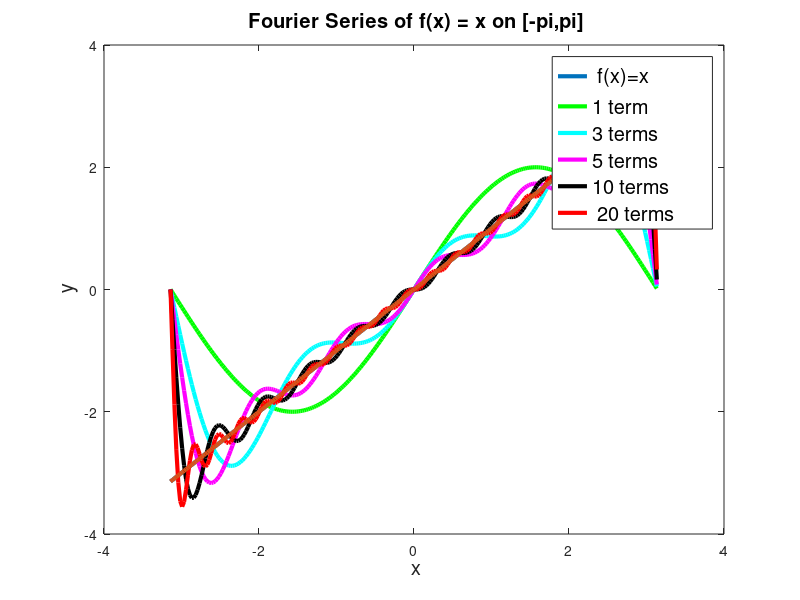

The MATLAB source for this figure:
function Fourier_Series()

%[-L,L]
x=-pi:0.025:pi;

%function, f(x) = x
y=x;

y1 = compute_Series(1,x);
y3 = compute_Series(3,x);
y5= compute_Series(5,x);
y10= compute_Series(10,x);
y20= compute_Series(20,x);

LW = 3;
plot(x,y,'-','LineWidth',LW); hold on;
plot(x,y1,'g-','LineWidth',LW); hold on;
plot(x,y3,'c-','LineWidth',LW); hold on;
plot(x,y5,'m-','LineWidth',LW); hold on;
plot(x,y10,'k-','LineWidth',LW); hold on;
plot(x,y20,'r-','LineWidth',LW); hold on;
plot(x,y,'-','LineWidth',LW); hold on;
title('\fontsize{20} Fourier Series of f(x) = x on [-pi,pi]');
xlabel('\fontsize{20} x');
ylabel('\fontsize{20} y');
legend('\fontsize{20} f(x)=x','\fontsize{20}1 term','\fontsize{20}3 terms','\fontsize{20}5 terms','\fontsize{20}10 terms','\fontsize{20} 20 terms');


%%%%%%%%%%%%%%%%%%%%%%%%%%%%%%%%%%%%%%%%%%%%%%%%%%%%%%%%%%%%%%%%%
%
% Compute Fourier Series for f(x) = x on [-pi,pi]
%
%%%%%%%%%%%%%%%%%%%%%%%%%%%%%%%%%%%%%%%%%%%%%%%%%%%%%%%%%%%%%%%%%

function yVec = compute_Series(N,xVec)

for j=1:length(xVec)
    x = xVec(j);
    series = 0;
    for n=1:N
        series = series + (2/n)*(-1)^(n+1) * sin(n*x);
    end
    yVec(j) = series;
end